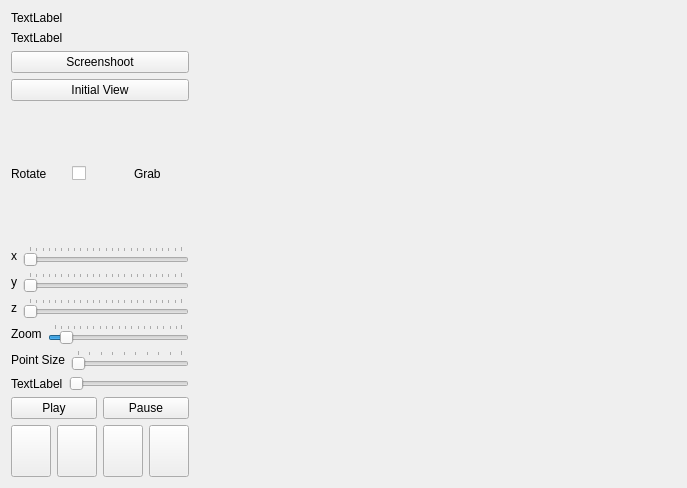
<?xml version="1.0" encoding="UTF-8"?>
<ui version="4.0">
 <class>TelaVideo</class>
 <widget class="QWidget" name="TelaVideo">
  <property name="windowModality">
   <enum>Qt::NonModal</enum>
  </property>
  <property name="geometry">
   <rect>
    <x>0</x>
    <y>0</y>
    <width>687</width>
    <height>488</height>
   </rect>
  </property>
  <property name="windowTitle">
   <string>Window</string>
  </property>
  <layout class="QVBoxLayout" name="verticalLayout">
   <item>
    <layout class="QHBoxLayout" name="horizontalLayout_4" stretch="1,3">
     <property name="sizeConstraint">
      <enum>QLayout::SetDefaultConstraint</enum>
     </property>
     <item>
      <layout class="QVBoxLayout" name="verticalLayout_2" stretch="0,0,0,0,0,0,0,0,0,0,0">
       <property name="sizeConstraint">
        <enum>QLayout::SetDefaultConstraint</enum>
       </property>
       <item>
        <layout class="QVBoxLayout" name="verticalLayout_4">
         <item>
          <widget class="QLabel" name="labelNome">
           <property name="sizePolicy">
            <sizepolicy hsizetype="Preferred" vsizetype="Maximum">
             <horstretch>0</horstretch>
             <verstretch>0</verstretch>
            </sizepolicy>
           </property>
           <property name="text">
            <string>TextLabel</string>
           </property>
          </widget>
         </item>
         <item>
          <widget class="QLabel" name="labelQtdeFrames">
           <property name="sizePolicy">
            <sizepolicy hsizetype="Preferred" vsizetype="Maximum">
             <horstretch>0</horstretch>
             <verstretch>0</verstretch>
            </sizepolicy>
           </property>
           <property name="text">
            <string>TextLabel</string>
           </property>
          </widget>
         </item>
        </layout>
       </item>
       <item>
        <layout class="QGridLayout" name="gridLayout">
         <item row="0" column="0">
          <widget class="QPushButton" name="ssButton">
           <property name="text">
            <string>Screenshoot</string>
           </property>
          </widget>
         </item>
         <item row="1" column="0">
          <widget class="QPushButton" name="vsButton">
           <property name="text">
            <string>Initial View</string>
           </property>
          </widget>
         </item>
        </layout>
       </item>
       <item>
        <layout class="QHBoxLayout" name="horizontalLayout_9">
         <item>
          <widget class="QLabel" name="label_6">
           <property name="text">
            <string>Rotate</string>
           </property>
          </widget>
         </item>
         <item>
          <widget class="QCheckBox" name="moveOption">
           <property name="text">
            <string/>
           </property>
          </widget>
         </item>
         <item>
          <widget class="QLabel" name="label_7">
           <property name="text">
            <string>Grab</string>
           </property>
          </widget>
         </item>
        </layout>
       </item>
       <item>
        <layout class="QHBoxLayout" name="horizontalLayout">
         <property name="spacing">
          <number>-1</number>
         </property>
         <property name="sizeConstraint">
          <enum>QLayout::SetDefaultConstraint</enum>
         </property>
         <item>
          <widget class="QLabel" name="label">
           <property name="sizePolicy">
            <sizepolicy hsizetype="Maximum" vsizetype="Maximum">
             <horstretch>0</horstretch>
             <verstretch>0</verstretch>
            </sizepolicy>
           </property>
           <property name="text">
            <string>x</string>
           </property>
          </widget>
         </item>
         <item>
          <widget class="QSlider" name="xSlider">
           <property name="maximumSize">
            <size>
             <width>16777215</width>
             <height>16777215</height>
            </size>
           </property>
           <property name="maximum">
            <number>360</number>
           </property>
           <property name="singleStep">
            <number>16</number>
           </property>
           <property name="pageStep">
            <number>15</number>
           </property>
           <property name="orientation">
            <enum>Qt::Horizontal</enum>
           </property>
           <property name="tickPosition">
            <enum>QSlider::TicksAbove</enum>
           </property>
           <property name="tickInterval">
            <number>15</number>
           </property>
          </widget>
         </item>
        </layout>
       </item>
       <item>
        <layout class="QHBoxLayout" name="horizontalLayout_2">
         <item>
          <widget class="QLabel" name="label_2">
           <property name="sizePolicy">
            <sizepolicy hsizetype="Maximum" vsizetype="Maximum">
             <horstretch>0</horstretch>
             <verstretch>0</verstretch>
            </sizepolicy>
           </property>
           <property name="text">
            <string>y</string>
           </property>
          </widget>
         </item>
         <item>
          <widget class="QSlider" name="ySlider">
           <property name="maximumSize">
            <size>
             <width>16777215</width>
             <height>16777215</height>
            </size>
           </property>
           <property name="maximum">
            <number>360</number>
           </property>
           <property name="singleStep">
            <number>16</number>
           </property>
           <property name="pageStep">
            <number>15</number>
           </property>
           <property name="orientation">
            <enum>Qt::Horizontal</enum>
           </property>
           <property name="tickPosition">
            <enum>QSlider::TicksAbove</enum>
           </property>
           <property name="tickInterval">
            <number>15</number>
           </property>
          </widget>
         </item>
        </layout>
       </item>
       <item>
        <layout class="QHBoxLayout" name="horizontalLayout_3">
         <item>
          <widget class="QLabel" name="label_3">
           <property name="sizePolicy">
            <sizepolicy hsizetype="Maximum" vsizetype="Maximum">
             <horstretch>0</horstretch>
             <verstretch>0</verstretch>
            </sizepolicy>
           </property>
           <property name="text">
            <string>z</string>
           </property>
          </widget>
         </item>
         <item>
          <widget class="QSlider" name="zSlider">
           <property name="enabled">
            <bool>true</bool>
           </property>
           <property name="maximumSize">
            <size>
             <width>16777215</width>
             <height>16777215</height>
            </size>
           </property>
           <property name="maximum">
            <number>360</number>
           </property>
           <property name="singleStep">
            <number>16</number>
           </property>
           <property name="pageStep">
            <number>15</number>
           </property>
           <property name="orientation">
            <enum>Qt::Horizontal</enum>
           </property>
           <property name="tickPosition">
            <enum>QSlider::TicksAbove</enum>
           </property>
           <property name="tickInterval">
            <number>15</number>
           </property>
          </widget>
         </item>
        </layout>
       </item>
       <item>
        <layout class="QHBoxLayout" name="horizontalLayout_5">
         <item>
          <widget class="QLabel" name="label_4">
           <property name="sizePolicy">
            <sizepolicy hsizetype="Maximum" vsizetype="Maximum">
             <horstretch>0</horstretch>
             <verstretch>0</verstretch>
            </sizepolicy>
           </property>
           <property name="minimumSize">
            <size>
             <width>0</width>
             <height>0</height>
            </size>
           </property>
           <property name="text">
            <string>Zoom</string>
           </property>
          </widget>
         </item>
         <item>
          <widget class="QSlider" name="zoomSlider">
           <property name="sizePolicy">
            <sizepolicy hsizetype="Expanding" vsizetype="Fixed">
             <horstretch>0</horstretch>
             <verstretch>0</verstretch>
            </sizepolicy>
           </property>
           <property name="maximumSize">
            <size>
             <width>16777215</width>
             <height>16777215</height>
            </size>
           </property>
           <property name="minimum">
            <number>1</number>
           </property>
           <property name="maximum">
            <number>100</number>
           </property>
           <property name="value">
            <number>10</number>
           </property>
           <property name="orientation">
            <enum>Qt::Horizontal</enum>
           </property>
           <property name="tickPosition">
            <enum>QSlider::TicksAbove</enum>
           </property>
           <property name="tickInterval">
            <number>5</number>
           </property>
          </widget>
         </item>
        </layout>
       </item>
       <item>
        <layout class="QHBoxLayout" name="horizontalLayout_6">
         <item>
          <widget class="QLabel" name="label_5">
           <property name="text">
            <string>Point Size</string>
           </property>
          </widget>
         </item>
         <item>
          <widget class="QSlider" name="pointSlider">
           <property name="minimum">
            <number>10</number>
           </property>
           <property name="maximum">
            <number>100</number>
           </property>
           <property name="orientation">
            <enum>Qt::Horizontal</enum>
           </property>
           <property name="tickPosition">
            <enum>QSlider::TicksAbove</enum>
           </property>
           <property name="tickInterval">
            <number>10</number>
           </property>
          </widget>
         </item>
        </layout>
       </item>
       <item>
        <layout class="QHBoxLayout" name="horizontalLayout_8">
         <item>
          <widget class="QLabel" name="labelTempo">
           <property name="text">
            <string>TextLabel</string>
           </property>
          </widget>
         </item>
         <item>
          <widget class="QSlider" name="timeSlider">
           <property name="maximum">
            <number>100</number>
           </property>
           <property name="orientation">
            <enum>Qt::Horizontal</enum>
           </property>
           <property name="invertedAppearance">
            <bool>false</bool>
           </property>
           <property name="invertedControls">
            <bool>false</bool>
           </property>
           <property name="tickPosition">
            <enum>QSlider::NoTicks</enum>
           </property>
          </widget>
         </item>
        </layout>
       </item>
       <item>
        <layout class="QHBoxLayout" name="horizontalLayout_7">
         <item>
          <widget class="QPushButton" name="pushButton">
           <property name="text">
            <string>Play</string>
           </property>
          </widget>
         </item>
         <item>
          <widget class="QPushButton" name="pushButton_2">
           <property name="text">
            <string>Pause</string>
           </property>
          </widget>
         </item>
        </layout>
       </item>
       <item>
        <layout class="QVBoxLayout" name="verticalLayout_5">
         <item>
          <layout class="QHBoxLayout" name="horizontalLayout_10">
           <item>
            <widget class="QPushButton" name="bt_help">
             <property name="maximumSize">
              <size>
               <width>48</width>
               <height>52</height>
              </size>
             </property>
             <property name="text">
              <string/>
             </property>
             <property name="icon">
              <iconset>
               <normalon>:/icons/assets/bt_hp.png</normalon>
              </iconset>
             </property>
             <property name="iconSize">
              <size>
               <width>48</width>
               <height>52</height>
              </size>
             </property>
            </widget>
           </item>
           <item>
            <widget class="QPushButton" name="bt_model">
             <property name="maximumSize">
              <size>
               <width>48</width>
               <height>52</height>
              </size>
             </property>
             <property name="text">
              <string/>
             </property>
             <property name="icon">
              <iconset>
               <normalon>:/icons/assets/bt_md.png</normalon>
              </iconset>
             </property>
             <property name="iconSize">
              <size>
               <width>48</width>
               <height>52</height>
              </size>
             </property>
            </widget>
           </item>
           <item>
            <widget class="QPushButton" name="bt_video">
             <property name="maximumSize">
              <size>
               <width>48</width>
               <height>52</height>
              </size>
             </property>
             <property name="text">
              <string/>
             </property>
             <property name="icon">
              <iconset>
               <normalon>:/icons/assets/bt_vd.png</normalon>
              </iconset>
             </property>
             <property name="iconSize">
              <size>
               <width>48</width>
               <height>52</height>
              </size>
             </property>
            </widget>
           </item>
           <item>
            <widget class="QPushButton" name="bt_camera">
             <property name="maximumSize">
              <size>
               <width>48</width>
               <height>52</height>
              </size>
             </property>
             <property name="text">
              <string/>
             </property>
             <property name="icon">
              <iconset>
               <normalon>:/icons/assets/bt_cm.png</normalon>
              </iconset>
             </property>
             <property name="iconSize">
              <size>
               <width>48</width>
               <height>52</height>
              </size>
             </property>
            </widget>
           </item>
          </layout>
         </item>
        </layout>
       </item>
      </layout>
     </item>
     <item>
      <layout class="QVBoxLayout" name="verticalLayout_3" stretch="0">
       <property name="spacing">
        <number>0</number>
       </property>
       <property name="sizeConstraint">
        <enum>QLayout::SetDefaultConstraint</enum>
       </property>
       <item>
        <widget class="CanvasVideo" name="canvasVideo" native="true">
         <property name="sizePolicy">
          <sizepolicy hsizetype="Minimum" vsizetype="Minimum">
           <horstretch>0</horstretch>
           <verstretch>0</verstretch>
          </sizepolicy>
         </property>
         <property name="minimumSize">
          <size>
           <width>200</width>
           <height>200</height>
          </size>
         </property>
        </widget>
       </item>
      </layout>
     </item>
    </layout>
   </item>
  </layout>
 </widget>
 <layoutdefault spacing="6" margin="11"/>
 <customwidgets>
  <customwidget>
   <class>CanvasVideo</class>
   <extends>QWidget</extends>
   <header>CanvasVideo.h</header>
   <container>1</container>
   <slots>
    <slot>setZoom(int)</slot>
    <slot>setPoint(int)</slot>
    <slot>screenshoot()</slot>
    <slot>visaoInicial()</slot>
    <slot>setFrame(int)</slot>
    <slot>setXmovement(int)</slot>
    <slot>setYmovement(int)</slot>
    <slot>setZmovement(int)</slot>
    <slot>setMoveOption(int)</slot>
   </slots>
  </customwidget>
 </customwidgets>
 <resources/>
 <connections>
  <connection>
   <sender>zoomSlider</sender>
   <signal>valueChanged(int)</signal>
   <receiver>canvasVideo</receiver>
   <slot>setZoom(int)</slot>
   <hints>
    <hint type="sourcelabel">
     <x>173</x>
     <y>343</y>
    </hint>
    <hint type="destinationlabel">
     <x>441</x>
     <y>410</y>
    </hint>
   </hints>
  </connection>
  <connection>
   <sender>pointSlider</sender>
   <signal>valueChanged(int)</signal>
   <receiver>canvasVideo</receiver>
   <slot>setPoint(int)</slot>
   <hints>
    <hint type="sourcelabel">
     <x>173</x>
     <y>361</y>
    </hint>
    <hint type="destinationlabel">
     <x>221</x>
     <y>440</y>
    </hint>
   </hints>
  </connection>
  <connection>
   <sender>ssButton</sender>
   <signal>clicked()</signal>
   <receiver>canvasVideo</receiver>
   <slot>screenshoot()</slot>
   <hints>
    <hint type="sourcelabel">
     <x>173</x>
     <y>99</y>
    </hint>
    <hint type="destinationlabel">
     <x>208</x>
     <y>168</y>
    </hint>
   </hints>
  </connection>
  <connection>
   <sender>timeSlider</sender>
   <signal>valueChanged(int)</signal>
   <receiver>canvasVideo</receiver>
   <slot>setFrame(int)</slot>
   <hints>
    <hint type="sourcelabel">
     <x>173</x>
     <y>424</y>
    </hint>
    <hint type="destinationlabel">
     <x>230</x>
     <y>375</y>
    </hint>
   </hints>
  </connection>
  <connection>
   <sender>vsButton</sender>
   <signal>clicked()</signal>
   <receiver>canvasVideo</receiver>
   <slot>visaoInicial()</slot>
   <hints>
    <hint type="sourcelabel">
     <x>131</x>
     <y>111</y>
    </hint>
    <hint type="destinationlabel">
     <x>212</x>
     <y>113</y>
    </hint>
   </hints>
  </connection>
  <connection>
   <sender>xSlider</sender>
   <signal>valueChanged(int)</signal>
   <receiver>canvasVideo</receiver>
   <slot>setXmovement(int)</slot>
   <hints>
    <hint type="sourcelabel">
     <x>134</x>
     <y>203</y>
    </hint>
    <hint type="destinationlabel">
     <x>271</x>
     <y>197</y>
    </hint>
   </hints>
  </connection>
  <connection>
   <sender>ySlider</sender>
   <signal>valueChanged(int)</signal>
   <receiver>canvasVideo</receiver>
   <slot>setYmovement(int)</slot>
   <hints>
    <hint type="sourcelabel">
     <x>123</x>
     <y>253</y>
    </hint>
    <hint type="destinationlabel">
     <x>291</x>
     <y>247</y>
    </hint>
   </hints>
  </connection>
  <connection>
   <sender>zSlider</sender>
   <signal>valueChanged(int)</signal>
   <receiver>canvasVideo</receiver>
   <slot>setZmovement(int)</slot>
   <hints>
    <hint type="sourcelabel">
     <x>99</x>
     <y>287</y>
    </hint>
    <hint type="destinationlabel">
     <x>305</x>
     <y>293</y>
    </hint>
   </hints>
  </connection>
  <connection>
   <sender>moveOption</sender>
   <signal>stateChanged(int)</signal>
   <receiver>canvasVideo</receiver>
   <slot>setMoveOption(int)</slot>
   <hints>
    <hint type="sourcelabel">
     <x>87</x>
     <y>161</y>
    </hint>
    <hint type="destinationlabel">
     <x>259</x>
     <y>139</y>
    </hint>
   </hints>
  </connection>
 </connections>
 <slots>
  <slot>screenshoot()</slot>
 </slots>
</ui>
